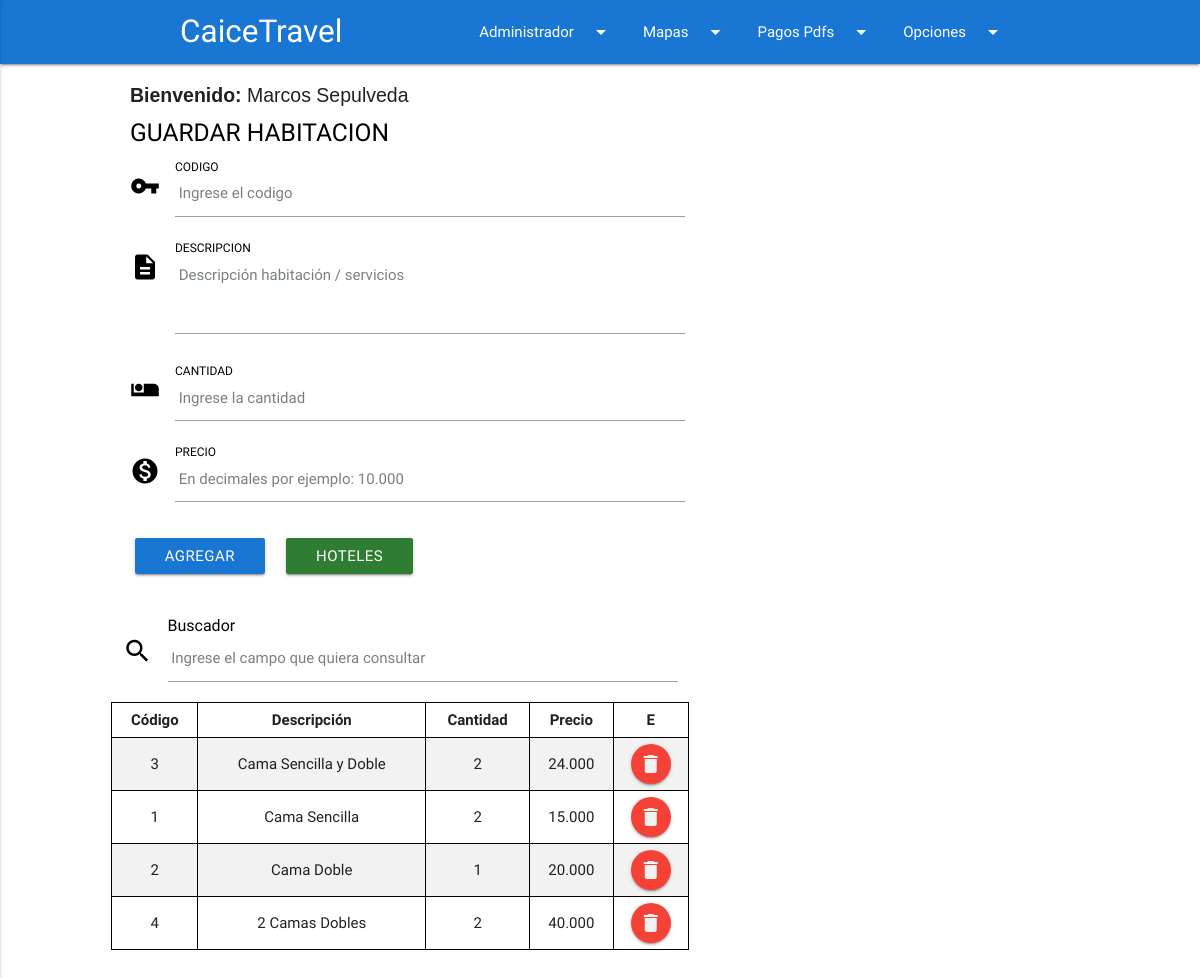
/habitacion.php?codigoS=02 (signed in), run on the app's committed database.
### tables this page shows
CREATE TABLE IF NOT EXISTS `usuarios` (
  `idUsuarios` int(11) NOT NULL AUTO_INCREMENT,
  `nombre` varchar(45) NOT NULL,
  `email` varchar(45) NOT NULL,
  `estado` int(5) NOT NULL,
  `password` varchar(255) NOT NULL,
  `joining_date` timestamp NOT NULL DEFAULT CURRENT_TIMESTAMP,
  PRIMARY KEY (`idUsuarios`)
);

CREATE TABLE IF NOT EXISTS `habitacion` (
  `codigo` varchar(4) NOT NULL,
  `descripcion` varchar(45) NOT NULL,
  `cantidad` int(11) NOT NULL,
  `precio` decimal(8,3) NOT NULL,
  `hotel` varchar(4) NOT NULL,
  PRIMARY KEY (`codigo`),
  KEY `fk_habitacion_hotel1_idx` (`hotel`)
);

### class.administrador.php (called while the page is built, shortened)
 <?php
class Administrador
{
	private $conn;
	public function __construct()
	{
		$basededatos = new Conexion();
		$bd = $basededatos->conexionBD();
		$this->conn = $bd;
	}
	public function runQuery($sql)
	{
		$stmt = $this->conn->prepare($sql);
		return $stmt;
	}
}
?>

### habitacion.php (the view, shortened to what this page needs)
<?php
require_once('class.administrador.php');
$codigoH=$_GET['codigoS'];
$administrador = new Administrador();
$user_id = $_SESSION['user_session'];
$stmt = $administrador->runQuery("SELECT * FROM usuarios WHERE idUsuarios=:user_id");
$stmt->execute(array(":user_id"=>$user_id));
$userRow=$stmt->fetch(PDO::FETCH_ASSOC);
$sql="SELECT codigo, descripcion, cantidad, precio FROM habitacion WHERE hotel=$codigoH ORDER BY descripcion desc";
$stmt1 = $administrador->runQuery($sql);
$stmt1->execute();
?>
<!DOCTYPE html>
<html lang="es">
<head>
  	<link type="text/css" rel="stylesheet" href="css/materialize.min.css"  media="screen,projection"/>
</head>
<body>
<div class="row">
    <?php
		require_once('NavBarAdmin.php');
	?>
	<form class="col s12 m12 l12" name="enviar" method="POST" enctype="multipart/form-data">
		<div class="col">
			<div style="margin-top: 0rem;" class="input-field col s12 m8 l6 offset-l1 offset-m1">
				<p class="titulo"><b>Bienvenido: </b><?php echo $userRow['nombre']; ?></p>
				<article>
					<h5 class="color">GUARDAR HABITACION</h5>
				</article>
			</div>
			<div class="input-field col s12 m8 l6 offset-l1 offset-m1">
				<i class="material-icons prefix">vpn_key</i>
				<input maxLength="10" type="text" id="codigo" name="codigo" onKeypress="if (event.keyCode < 48 || event.keyCode > 57) event.returnValue = false;"
				placeholder=" Ingrese el codigo" class="color" value="<?php if(isset($error)){echo $codigo;}?>"
				required>
				<label class="color" for="codigo">CODIGO</label>
			</div>
			<div class="input-field col s12 m8 l6 offset-l1 offset-m1">
				<i class="material-icons prefix">description</i>
				<textarea maxLength="45" id="descripcion" name="descripcion" rows=5 cols=40 class="materialize-textarea" placeholder=" Descripción habitación / servicios" required><?php if(isset($error)){echo $descripcion;}?></textarea>
				<label class="color" for="descripcion">DESCRIPCION</label>
			</div>
			<div class="input-field col s12 m8 l6 offset-l1 offset-m1">
				<i class="material-icons prefix">airline_seat_individual_suite</i>
				<input maxLength="10" type="text" id="cantidad" name="cantidad" onKeypress="if (event.keyCode < 48 || event.keyCode > 57) event.returnValue = false;"
				placeholder=" Ingrese la cantidad" class="color" value="<?php if(isset($error)){echo $cantidad;}?>"
				required>
				<label class="color" for="cantidad">CANTIDAD</label>
			</div>
	        <div class="input-field col s12 m8 l6 offset-l1 offset-m1">
	        	<i class="material-icons prefix">monetization_on</i>
				<input maxLength="10" type="text" onKeypress="if ((event.keyCode < 48 || event.keyCode > 57) && (event.keyCode > 46 || event.keyCode < 46))  event.returnValue = false;" id="precio" name="precio" class="color" placeholder=" En decimales por ejemplo: 10.000" value="<?php if(isset($error)){echo $precio;}?>" required>
				<label class="color" for="precio">PRECIO</label>
			</div>
			<div class="input-field col s12 m8 l6 offset-l1 offset-m1">
			</div>
		</div>
		<div class="col">
			<div class="input-field col s6 m3 l3 offset-l4 offset-m2" style="margin-top: 0rem;">
				<button class="btn #1976d2 blue darken-2" type="submit" name="btnGrabar">AGREGAR</button>
			</div>
			<div class="input-field col s6 m1 l1 offset-l3 offset-m3" style="margin-top: 0rem;">
			 	<a class="waves-effect waves-light btn green darken-3" href="listaHotel.php">HOTELES</a>
			</div>
			<br><br><br>
		</div>
	</form>
	<div class="input-field col s12 m8 l6 offset-l1 offset-m1">
        <div class="row">
          <div class="input-field col s12 m12 l12">
            <i class="material-icons prefix">search</i>
            <input class="color" placeholder=" Ingrese el campo que quiera consultar" name="txtBuscador" id="FiltrarContenido" type="text" class="validate">
            <label class="color" style="font-size:12pt;" for="txtBuscador">Buscador</label>
          </div>
          <table class="striped centered">
            <thead>
              <tr>
                <th>Código</th>
                <th>Descripción</th>
                <th>Cantidad</th>
                <th>Precio</th>
                <th>E</th>
              </tr>
            </thead>
            <tbody class="BusquedaRapida">
            <?php
              while ($fila=$stmt1->fetch(PDO::FETCH_ASSOC))
              {
                echo "<tr>";
                echo "<td>".$fila['codigo']."</td>";
                echo "<td class='letra'>".$fila['descripcion']."</td>";
                echo "<td class='letra espacio'>".$fila['cantidad']."</td>";
                echo "<td class='letra espacio'>".$fila['precio']."</td>";
                echo "<td class='espacio'><a class='btn-floating btn-small waves-effect waves-light red' title='Eliminar Habitación' href='eliminarHabitacion.php?codigoS=".$fila['codigo']."&&habitacion=".$codigoH."'><i class='material-icons' style='color:#F1F1F1;'>
                delete</i></a></td>";
                echo "</tr>";
              }
            ?>
            </tbody>
          </table>
        </div>
    </div>
</div>
</body>
</html>

### habitacion.php (style rules this page uses)
input, input::-webkit-input-placeholder { color:#798081; }
textarea, textarea::-webkit-input-placeholder { color:#798081; }
input.color, input.file-path, textarea.materialize-textarea { color:black; }
label.color, h5.color { color:black; }
i.material-icons { color:black; }
p.titulo { font: 1.3em Arial, Helvetica, sans-serif; }
table, th, td { border: 1px solid black; border-collapse: collapse; }
th, td { padding: 6px; }

### data on the page
usuarios: nombre "Marcos Sepulveda"
habitacion: codigo "3", descripcion "Cama Sencilla y Doble", cantidad "2", precio "24.000"
habitacion: codigo "1", descripcion "Cama Sencilla", cantidad "2", precio "15.000"
habitacion: codigo "2", descripcion "Cama Doble", cantidad "1", precio "20.000"
habitacion: codigo "4", descripcion "2 Camas Dobles", cantidad "2", precio "40.000"
